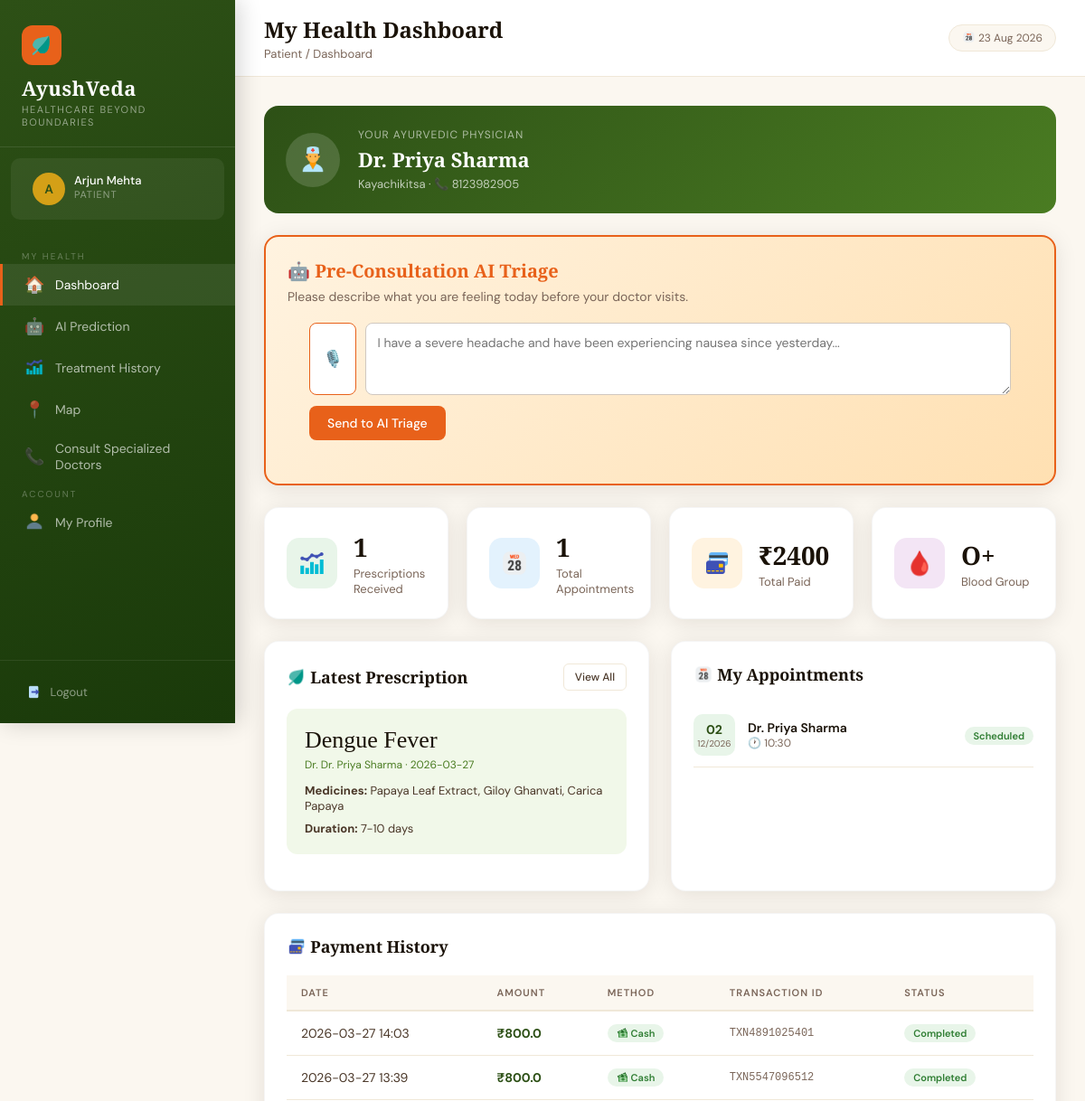
The page /patient/dashboard (signed in, upper part) on the database as committed earlier.
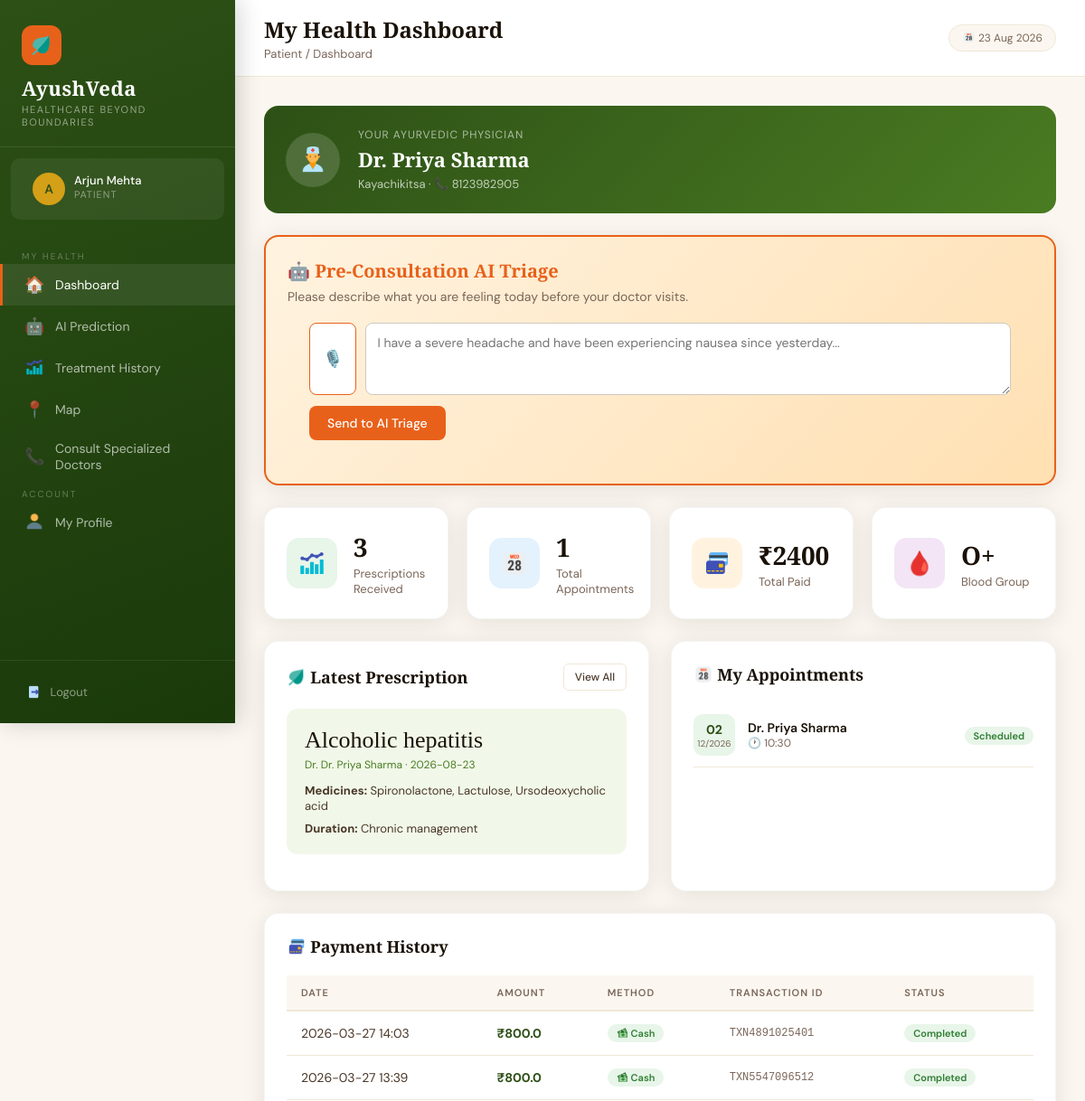
The same page on the database as committed later.
### tables this page shows
CREATE TABLE prescriptions (
            id INTEGER PRIMARY KEY AUTOINCREMENT,
            patient_id INTEGER,
            doctor_id INTEGER,
            symptoms TEXT,
            predicted_disease TEXT,
            medicines TEXT,
            dosage TEXT,
            duration TEXT,
            suggestions TEXT,
            diet_advice TEXT,
            created_at TIMESTAMP DEFAULT CURRENT_TIMESTAMP,
            FOREIGN KEY (patient_id) REFERENCES patients(id),
            FOREIGN KEY (doctor_id) REFERENCES doctors(id)
        );

### app.py (the view)
@app.route('/patient/dashboard')
@login_required('patient')
def patient_dashboard():
    conn = get_db()
    patient = conn.execute(
        "SELECT p.*, d.name as doctor_name, d.specialization, d.phone as doctor_phone FROM patients p LEFT JOIN doctors d ON p.doctor_id=d.id WHERE p.id=?",
        (session['user_id'],)
    ).fetchone()
    prescriptions = conn.execute(
        "SELECT pr.*, d.name as doctor_name FROM prescriptions pr JOIN doctors d ON pr.doctor_id=d.id WHERE pr.patient_id=? ORDER BY pr.created_at DESC",
        (session['user_id'],)
    ).fetchall()
    appointments = conn.execute(
        "SELECT a.*, d.name as doctor_name FROM appointments a JOIN doctors d ON a.doctor_id=d.id WHERE a.patient_id=? ORDER BY a.appointment_date DESC LIMIT 5",
        (session['user_id'],)
    ).fetchall()
    payments = conn.execute(
        "SELECT * FROM payments WHERE patient_id=? ORDER BY created_at DESC LIMIT 5",
        (session['user_id'],)
    ).fetchall()
    all_doctors = conn.execute(
        "SELECT id, name, phone, specialization, qualification, experience FROM doctors ORDER BY name"
    ).fetchall()
    conn.close()
    return render_template('patient/dashboard.html', patient=patient, prescriptions=prescriptions, appointments=appointments, payments=payments, all_doctors=all_doctors)

### app.py (called while the page is built)
@app.context_processor
def inject_now():
    return {'now': datetime.now().strftime('%d %b %Y')}

def get_db():
    conn = sqlite3.connect(DB_PATH)
    conn.row_factory = sqlite3.Row
    return conn

def login_required(role):
    def decorator(f):
        @wraps(f)
        def wrapper(*args, **kwargs):
            if session.get('role') != role:
                flash('Please login to continue.', 'error')
                return redirect(url_for(f'{role}_login'))
            return f(*args, **kwargs)
        return wrapper
    return decorator

### templates/patient/dashboard.html (shortened to what the changed rows need)
{% extends 'base.html' %}
{% block page_title %}My Health Dashboard{% endblock %}
{% block content %}
<div class="stats-grid" style="margin-bottom:24px">
    <div class="stat-card">
        <div>
            <div class="stat-value">{{ prescriptions|length }}</div>
            <div class="stat-label">Prescriptions Received</div>
        </div>
    </div>
</div>
<div style="display:grid;grid-template-columns:1fr 1fr;gap:24px">
    <div class="card">
        {% if prescriptions %}
        {% set pr = prescriptions[0] %}
        <div style="background:#F1F8E9;border-radius:12px;padding:20px;margin-bottom:16px">
            <div style="font-family:'Cormorant Garamond',serif;font-size:26px;color:#1A1208;margin-bottom:4px">{{ pr.predicted_disease }}</div>
            <div style="font-size:12px;color:#4A7C22;margin-bottom:12px">Dr. {{ pr.doctor_name }} · {{ pr.created_at[:10] }}</div>
            <div style="font-size:13px;color:#4A3728;margin-bottom:8px"><strong>Medicines:</strong> {{ pr.medicines[:100] }}{% if pr.medicines|length > 100 %}...{% endif %}</div>
            <div style="font-size:13px;color:#4A3728"><strong>Duration:</strong> {{ pr.duration }}</div>
        </div>
        {% else %}
        <div style="text-align:center;padding:32px;color:#7A6558">No prescriptions yet.</div>
        {% endif %}
    </div>
    <div class="card" style="grid-column:1/-1">
        <div class="table-wrap">
            <table>
                <thead><tr><th>Date</th><th>Amount</th><th>Method</th><th>Transaction ID</th><th>Status</th></tr></thead>
            </table>
        </div>
    </div>
</div>
{% endblock %}

Rows that differ between the two databases and show on the page:
no longer on this page (row unchanged): prescriptions: predicted_disease "Dengue Fever", created_at "2026-03-27", medicines "Papaya Leaf Extract, Giloy Ghanvati, Carica Papaya", duration "7-10 days"
added prescriptions: predicted_disease "Alcoholic hepatitis", created_at "2026-08-23", medicines "Spironolactone, Lactulose, Ursodeoxycholic acid", duration "Chronic management"
Other text that changed with them:
{{ prescriptions|length }}: "1" → "3"
